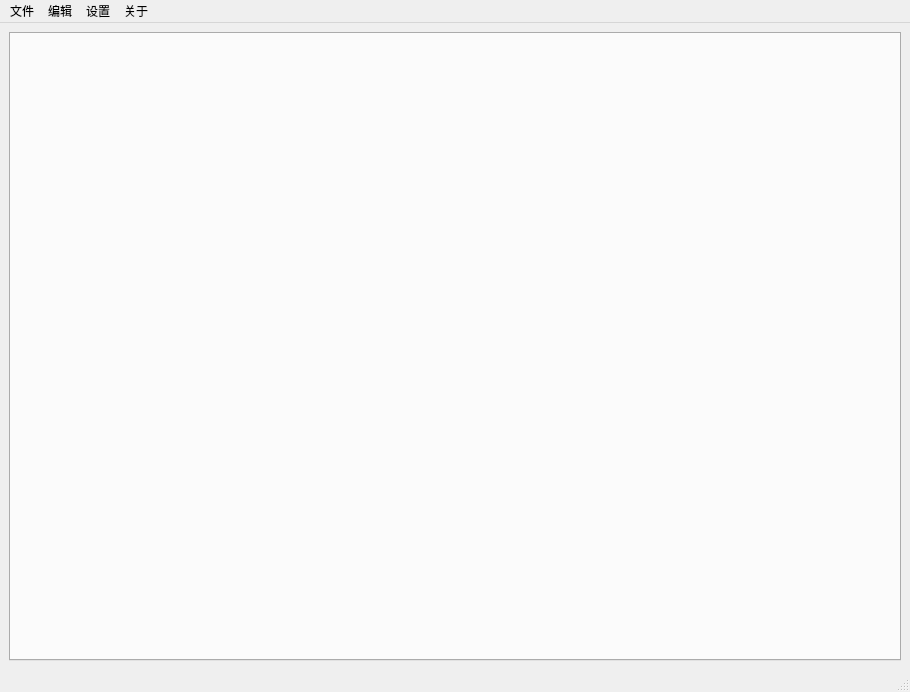
<?xml version="1.0" encoding="UTF-8"?>
<ui version="4.0">
 <class>MainWindow</class>
 <widget class="QMainWindow" name="MainWindow">
  <property name="geometry">
   <rect>
    <x>0</x>
    <y>0</y>
    <width>910</width>
    <height>692</height>
   </rect>
  </property>
  <property name="windowTitle">
   <string>MainWindow</string>
  </property>
  <widget class="QWidget" name="centralWidget">
   <layout class="QVBoxLayout" name="vlMain">
    <item>
     <widget class="QTabWidget" name="tabWidget"/>
    </item>
   </layout>
  </widget>
  <widget class="QMenuBar" name="menubar">
   <property name="geometry">
    <rect>
     <x>0</x>
     <y>0</y>
     <width>910</width>
     <height>27</height>
    </rect>
   </property>
   <widget class="QMenu" name="menuFile">
    <property name="title">
     <string>文件</string>
    </property>
    <addaction name="actExit"/>
   </widget>
   <widget class="QMenu" name="menuEdit">
    <property name="title">
     <string>编辑</string>
    </property>
    <widget class="QMenu" name="menu">
     <property name="title">
      <string>加载配置</string>
     </property>
     <addaction name="actionDefault"/>
    </widget>
    <addaction name="actResetAll"/>
    <addaction name="separator"/>
    <addaction name="actSaveConfig"/>
    <addaction name="menu"/>
    <addaction name="actConfigItems"/>
   </widget>
  <widget class="QMenu" name="menuAbout">
   <property name="title">
    <string>关于</string>
   </property>
   <addaction name="actAbout"/>
   <addaction name="separator"/>
   <addaction name="actViewLog"/>
  </widget>
  <widget class="QMenu" name="menuSettings">
   <property name="title">
    <string>设置</string>
   </property>
   <addaction name="actGlobalSetting"/>
  </widget>
   <addaction name="menuFile"/>
   <addaction name="menuEdit"/>
   <addaction name="menuSettings"/>
   <addaction name="menuAbout"/>
  </widget>
  <widget class="QStatusBar" name="statusbar"/>
  <action name="actExit">
   <property name="text">
    <string>退出</string>
   </property>
  </action>
  <action name="actResetAll">
   <property name="text">
    <string>重置所有</string>
   </property>
  </action>
  <action name="actSaveConfig">
   <property name="text">
    <string>保存为配置</string>
   </property>
  </action>
  <action name="actConfigItems">
   <property name="text">
    <string>配置项</string>
   </property>
  </action>
  <action name="actViewLog">
   <property name="text">
    <string>查看日志</string>
   </property>
  </action>
  <action name="actionDefault">
   <property name="text">
    <string>Default</string>
   </property>
  </action>
  <action name="actAbout">
   <property name="text">
    <string>关于可靠性工具</string>
   </property>
  </action>
  <action name="actGlobalSetting">
   <property name="text">
    <string>全局设置</string>
   </property>
  </action>
 </widget>
 <resources/>
 <connections/>
</ui>
